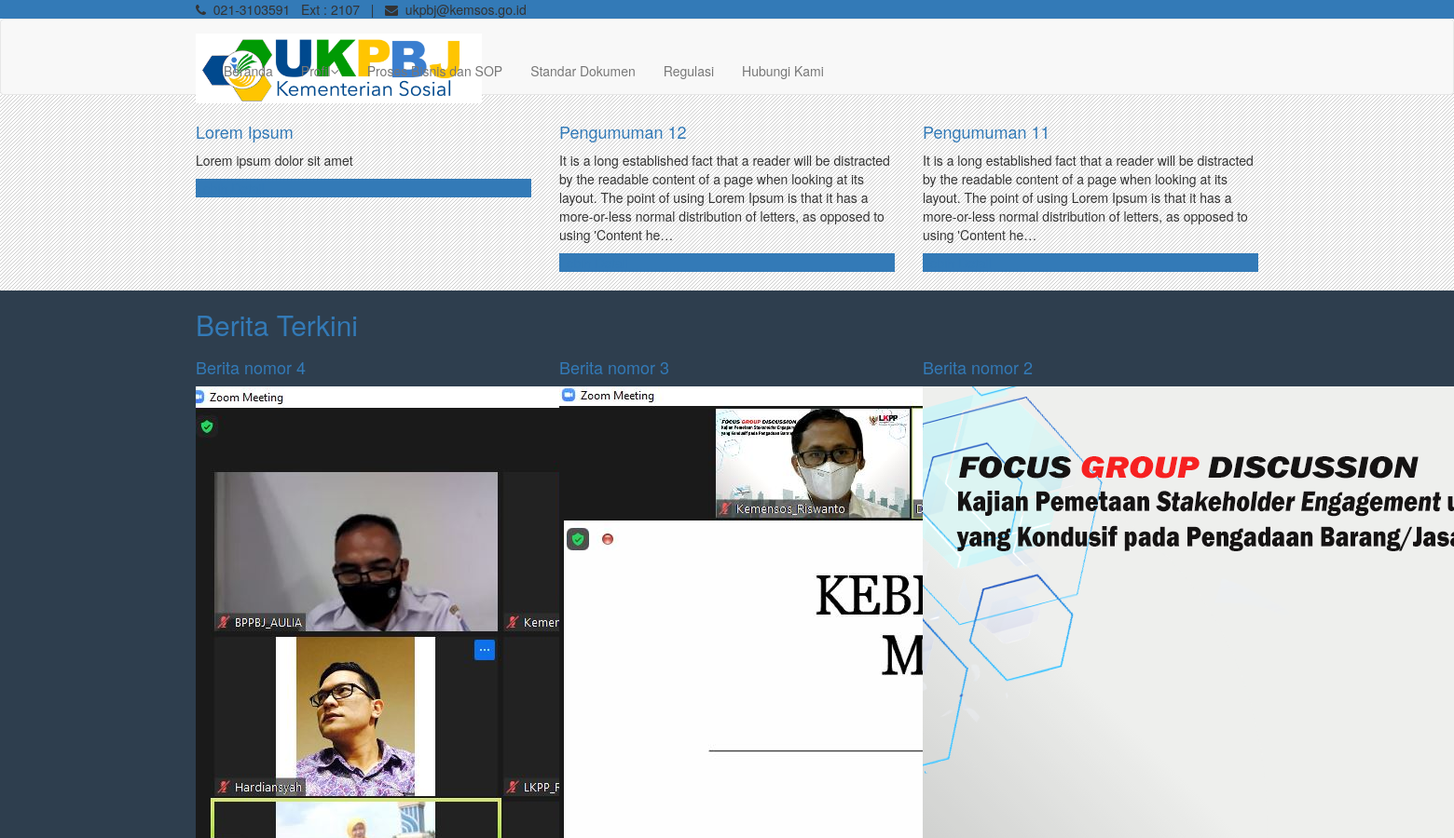
/ (upper part), run on an earlier commit of the app's database.
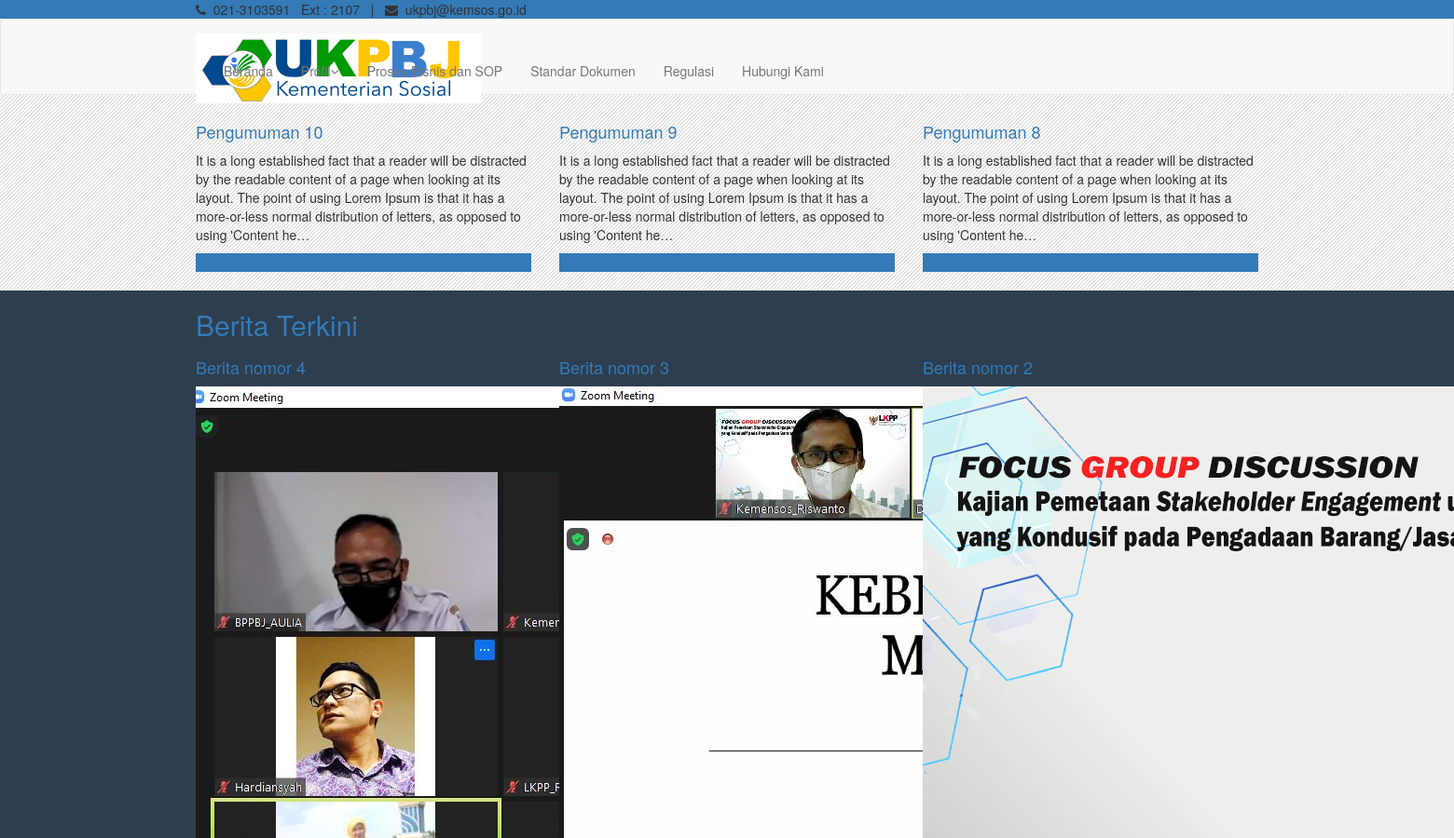
And on a later commit of the database.
### portal/models.py (models this page shows, shortened)
class Pengumuman(models.Model):
    title = models.CharField(max_length=200)
    description = models.TextField()
    image = models.ImageField(null=True, blank=True)
    created_date = models.DateTimeField(auto_now_add=True, null=True)
    created_by = models.ForeignKey(User, on_delete=models.CASCADE)

class Berita(models.Model):
    title = models.CharField(max_length=200)
    description = models.TextField()
    image = models.ImageField(null=True, blank=True)
    created_date = models.DateTimeField(auto_now_add=True, null=True)
    created_by = models.ForeignKey(User, on_delete=models.CASCADE)

### portal/views.py (the view)
# urls.py: path('', views.home, name="home"),
def home(request):
    banners = Banner.objects.all()
    pengumuman = Pengumuman.objects.order_by('-id')[:3]
    berita = Berita.objects.order_by('-id')[:3]
    beritafooter = Berita.objects.order_by('-id')[:5]
    link_app1 = LinkApp.objects.all().order_by('id')[:6]
    link_app2 = LinkApp.objects.all().order_by('id')[6:10]
    context = {
        'banners': banners,
        'pengumuman': pengumuman,
        'berita': berita,
        'beritafooter': beritafooter,
        'link_app1': link_app1,
        'link_app2': link_app2,
    }
    return render(request, 'portal/portal_index.html', context)

### portal/templates/portal/portal_index.html (shortened to what this page needs)
{%  extends 'portal/main.html' %}
{% load static %}
{% block content %}
        <section class="content-row-no-bg">
            <div class="container">
                <div class="row">
                    <div class="col-lg-12">
                        <div class="row" style="margin-bottom: 0;">
                            {% for pengumuman in pengumuman %}
                            <div class="col-lg-4">
                                <div class="box">
                                    <div class="box-gray aligncenter">
                                        <h4>{{pengumuman.title}}</h4>
                                        <p>{{pengumuman.description|truncatechars:250}}</p>
                                    </div>
                                    <div class="box-bottom">
                                        <a href="{% url 'detil_pengumuman' pengumuman.id %}">Lebih Detail</a>
                                    </div>
                                </div>
                            </div>
                            {% endfor %}
                        </div>
                        <br>
                    </div>
                </div>
            </div>
        </section>
        <section class="content-row-bg">
            <div class="container">
                <div class="row">
                    <div class="col-lg-12">
                        <div class="home-row-head">
                            <h2 class="heading white">Berita Terkini</h2>
                        </div>
                        <div class="row">
                            {% for kontenberita in berita %}
                            <div class="col-lg-4">
                                <h4 class="white"><a class="white" href="#">{{kontenberita.title}}</a></h4>
                                <a href="{% url 'detil_berita' kontenberita.id %}"><img src="{{kontenberita.image.url}}" alt="{{kontenberita.title}}"/></a>
                            </div>
                            {% endfor %}
                        </div>
            </div>
        </section>
    </div>
    {% endblock %}

What changed in the data, as far as the page shows it:
removed Pengumuman: title "Lorem Ipsum", description "Lorem ipsum dolor sit amet"
removed Pengumuman: title "Pengumuman 12", description "It is a long established fact that a reader will be distracted by the readable content of a page when looking at its layout. The point of using Lorem Ipsum is that it has a more-or-less normal distribution of letters, as opposed to using 'Content he…"
removed Pengumuman: title "Pengumuman 11", description "It is a long established fact that a reader will be distracted by the readable content of a page when looking at its layout. The point of using Lorem Ipsum is that it has a more-or-less normal distribution of letters, as opposed to using 'Content he…"
now on this page (row unchanged): Pengumuman: title "Pengumuman 10", description "It is a long established fact that a reader will be distracted by the readable content of a page when looking at its layout. The point of using Lorem Ipsum is that it has a more-or-less normal distribution of letters, as opposed to using 'Content he…"
now on this page (row unchanged): Pengumuman: title "Pengumuman 9", description "It is a long established fact that a reader will be distracted by the readable content of a page when looking at its layout. The point of using Lorem Ipsum is that it has a more-or-less normal distribution of letters, as opposed to using 'Content he…"
now on this page (row unchanged): Pengumuman: title "Pengumuman 8", description "It is a long established fact that a reader will be distracted by the readable content of a page when looking at its layout. The point of using Lorem Ipsum is that it has a more-or-less normal distribution of letters, as opposed to using 'Content he…"
